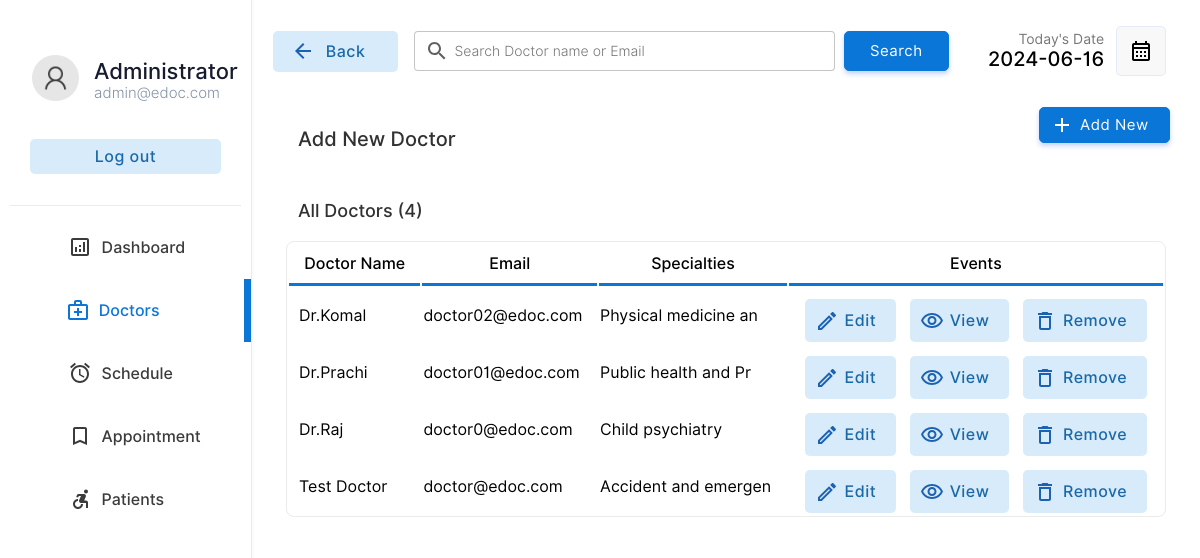
The app's page /doctor/doctors.php (signed in) with its own data.
### tables this page shows
CREATE TABLE IF NOT EXISTS `doctor` (
  `docid` int(11) NOT NULL AUTO_INCREMENT,
  `docemail` varchar(255) DEFAULT NULL,
  `docname` varchar(255) DEFAULT NULL,
  `docpassword` varchar(255) DEFAULT NULL,
  `doctel` varchar(15) DEFAULT NULL,
  `specialties` int(2) DEFAULT NULL,
  PRIMARY KEY (`docid`),
  KEY `specialties` (`specialties`)
);

CREATE TABLE IF NOT EXISTS `specialties` (
  `id` int(2) NOT NULL,
  `sname` varchar(50) DEFAULT NULL,
  PRIMARY KEY (`id`)
);

### doctor/doctors.php (the view, shortened to what this page needs)
<!DOCTYPE html>
<html lang="en">
<head>
    <link rel="stylesheet" href="../css/animations.css">
    <link rel="stylesheet" href="../css/main.css">
    <link rel="stylesheet" href="../css/admin.css">
</head>
<body>
    <?php
    include("../connection.php");
    ?>
    <div class="container">
        <div class="menu">
            <table class="menu-container" border="0">
                <tr>
                    <td style="padding:10px" colspan="2">
                        <table border="0" class="profile-container">
                            <tr>
                                <td width="30%" style="padding-left:20px" >
                                    <img src="../img/user.png" alt="" width="100%" style="border-radius:50%">
                                </td>
                                <td style="padding:0px;margin:0px;">
                                    <p class="profile-title">Administrator</p>
                                    <p class="profile-subtitle">admin@edoc.com</p>
                                </td>
                            </tr>
                            <tr>
                                <td colspan="2">
                                <a href="../logout.php" ><input type="button" value="Log out" class="logout-btn btn-primary-soft btn"></a>
                                </td>
                            </tr>
                    </table>
                    </td>
                </tr>
                <tr class="menu-row" >
                    <td class="menu-btn menu-icon-dashbord" >
                        <a href="index.php" class="non-style-link-menu"><div><p class="menu-text">Dashboard</p></a></div></a>
                <tr class="menu-row">
                    <td class="menu-btn menu-icon-doctor menu-active menu-icon-doctor-active">
                        <a href="doctors.php" class="non-style-link-menu non-style-link-menu-active"><div><p class="menu-text">Doctors</p></a></div>
                <tr class="menu-row" >
                    <td class="menu-btn menu-icon-schedule">
                        <a href="schedule.php" class="non-style-link-menu"><div><p class="menu-text">Schedule</p></div></a>
                    </td>
                </tr>
                <tr class="menu-row">
                    <td class="menu-btn menu-icon-appoinment">
                        <a href="appointment.php" class="non-style-link-menu"><div><p class="menu-text">Appointment</p></a></div>
                    </td>
                </tr>
                <tr class="menu-row" >
                    <td class="menu-btn menu-icon-patient">
                        <a href="patient.php" class="non-style-link-menu"><div><p class="menu-text">Patients</p></a></div>
                    </td>
                </tr>
        <div class="dash-body">
            <table border="0" width="100%" style=" border-spacing: 0;margin:0;padding:0;margin-top:25px; ">
                <tr >
                    <td width="13%">
                        <a href="doctors.php" ><button  class="login-btn btn-primary-soft btn btn-icon-back"  style="padding-top:11px;padding-bottom:11px;margin-left:20px;width:125px"><font class="tn-in-text">Back</font></button></a>
                    </td>
                    <td>
                        <form action="" method="post" class="header-search">
                            <input type="search" name="search" class="input-text header-searchbar" placeholder="Search Doctor name or Email" list="doctors">&nbsp;&nbsp;
                            <?php
                                $list11 = $database->query("select  docname,docemail from  doctor;");
?>
                            <input type="Submit" value="Search" class="login-btn btn-primary btn" style="padding-left: 25px;padding-right: 25px;padding-top: 10px;padding-bottom: 10px;">
                        </form>
                    </td>
                    <td width="15%">
                        <p style="font-size: 14px;color: rgb(119, 119, 119);padding: 0;margin: 0;text-align: right;">
                            Today's Date
                        </p>
                        <p class="heading-sub12" style="padding: 0;margin: 0;">
                            <?php
                                $date = date('Y-m-d');
                                echo $date;
                            ?>
                        </p>
                    </td>
                    <td width="10%">
                        <button  class="btn-label"  style="display: flex;justify-content: center;align-items: center;"><img src="../img/calendar.svg" width="100%"></button>
                    </td>
                </tr>
                <tr >
                    <td colspan="2" style="padding-top:30px;">
                        <p class="heading-main12" style="margin-left: 45px;font-size:20px;color:rgb(49, 49, 49)">Add New Doctor</p>
                    </td>
                    <td colspan="2">
                        <a href="?action=add&id=none&error=0" class="non-style-link"><button  class="login-btn btn-primary btn button-icon"  style="display: flex;justify-content: center;align-items: center;margin-left:75px;background-image: url('../img/icons/add.svg');">Add New</font></button>
                            </a></td>
                </tr>
                <tr>
                    <td colspan="4" style="padding-top:10px;">
                        <p class="heading-main12" style="margin-left: 45px;font-size:18px;color:rgb(49, 49, 49)">All Doctors (<?php echo $list11->num_rows; ?>)</p>
                    </td>
                </tr>
                <?php
                    if($_POST){
                        $keyword=$_POST["search"];
                        $sqlmain= "select * from doctor where docemail='$keyword' or docname='$keyword' or docname like '$keyword%' or docname like '%$keyword' or docname like '%$keyword%'";
                    }else{
                        $sqlmain= "select * from doctor order by docid desc";
                    }
                ?>
                <tr>
                   <td colspan="4">
                       <center>
                        <div class="abc scroll">
                        <table width="93%" class="sub-table scrolldown" border="0">
                        <thead>
                        <tr>
                                <th class="table-headin">
                                    Doctor Name
                                </th>
                                <th class="table-headin">
                                    Email
                                </th>
                                <th class="table-headin">
                                    Specialties
                                </th>
                                <th class="table-headin">
                                    Events
                                </tr>
                        </thead>
                        <tbody>
                            <?php
                                $result= $database->query($sqlmain);
                                if($result->num_rows==0){
                                    echo '<tr>
                                    <td colspan="4">
                                    <br><br><br><br>
                                    <center>
                                    <img src="../img/notfound.svg" width="25%">
                                    <br>
                                    <p class="heading-main12" style="margin-left: 45px;font-size:20px;color:rgb(49, 49, 49)">We  couldnt find anything related to your keywords !</p>
                                    <a class="non-style-link" href="doctors.php"><button  class="login-btn btn-primary-soft btn"  style="display: flex;justify-content: center;align-items: center;margin-left:20px;">&nbsp; Show all Doctors &nbsp;</font></button>
                                    </a>
                                    </center>
                                    <br><br><br><br>
                                    </td>
                                    </tr>';
                                }
                                else{
                                for ( $x=0; $x<$result->num_rows;$x++){
                                    $row=$result->fetch_assoc();
                                    $docid=$row["docid"];
                                    $name=$row["docname"];
                                    $email=$row["docemail"];
                                    $spe=$row["specialties"];
                                    $spcil_res= $database->query("select sname from specialties where id='$spe'");
                                    $spcil_array= $spcil_res->fetch_assoc();
                                    $spcil_name=$spcil_array["sname"];
                                    echo '<tr>
                                        <td> &nbsp;
                                            '.substr($name,0,30).'
                                        </td>
                                        <td>
                                            '.substr($email,0,20).'
                                        </td>
                                        <td>
                                            '.substr($spcil_name,0,20).'
                                        </td>
                                        <td>
                                        <div style="display:flex;justify-content: center;">
                                        <a href="?action=edit&id='.$docid.'&error=0" class="non-style-link"><button  class="btn-primary-soft btn button-icon btn-edit"  style="padding-left: 40px;padding-top: 12px;padding-bottom: 12px;margin-top: 10px;"><font class="tn-in-text">Edit</font></button></a>
                                        &nbsp;&nbsp;&nbsp;
                                        <a href="?action=view&id='.$docid.'" class="non-style-link"><button  class="btn-primary-soft btn button-icon btn-view"  style="padding-left: 40px;padding-top: 12px;padding-bottom: 12px;margin-top: 10px;"><font class="tn-in-text">View</font></button></a>
                                       &nbsp;&nbsp;&nbsp;
                                       <a href="?action=drop&id='.$docid.'&name='.$name.'" class="non-style-link"><button  class="btn-primary-soft btn button-icon btn-delete"  style="padding-left: 40px;padding-top: 12px;padding-bottom: 12px;margin-top: 10px;"><font class="tn-in-text">Remove</font></button></a>
                                        </div>
                                        </td>
                                    </tr>';
                                }
                            }
                            ?>
                            </tbody>
                        </table>
                        </div>
                        </center>
                   </td>
                </tr>
            </table>
        </div>
</body>
</html>

### css/main.css (style rules this page uses)
:root { --primarycolor: #0A76D8; --primarycolorhover: #006dd3; --btnice:#D8EBFA; --btnnicetext:#1b62b3; }
body { margin: 0; padding: 0; border-spacing: 0; font-family: 'Inter', sans-serif; }
.input-text { border-radius: 4px; border: 0.5px solid rgb(226, 226, 226); padding: 10px; width: 92%; transition: 0.2s; outline: none; }
.input-text { border: 1px solid #e9ecef; font-size: 14px; line-height: 26px; background-color: #fff; display: block; width: 100%; padding: .375rem .75rem; font-weight: 300; line-height: 1.5; color: #212529; background-color: #fff; background-clip: padding-box; -webkit-appearance: none; -moz-appearance: none; appearance: none; border-radius: .25rem; transition: border-color .15s ease-in-out,box-shadow .15s ease-in-out; }
.input-text::placeholder { font-family: 'Inter', sans-serif; }
.btn { cursor: pointer; padding: 8px 20px; outline: none; text-decoration: none; font-size: 15px; letter-spacing: 0.5px; transition: all 0.3s; border-radius: 5px; font-family: 'Inter', sans-serif; }
.btn-primary { background-color: var(--primarycolor) ; border: 1px solid var(--primarycolor) ; color: #fff ; box-shadow: 0 3px 5px 0 rgba(57,108,240,0.3); }
.btn-primary-soft { background-color: #D8EBFA ; color: #1969AA; font-weight: 500; font-size: 16px; border: none; }
.non-style-link:link, .non-style-link:visited, .non-style-link:hover, .non-style-link:active { text-decoration: none; color: rgb(43, 43, 43); }
.btn-label { margin-left: 10px; padding: 12px 12px; outline: none; text-decoration: none; font-size: 15px; letter-spacing: 0.5px; transition: all 0.3s; border-radius: 5px; background-color: #f0f0f073; border: 1px solid rgba(57,108,240,0.1) ; font-family: 'Inter', sans-serif; }
.sub-table { border: 1px solid #ebebeb; border-radius: 8px; }
.table-headin { font-size: 16px; font-weight: 500; padding: 10px; border-bottom: 3px solid var(--primarycolor); }
.abc { width: 100%; height: 550px; overflow: auto; }
input[type=search] { background-image: url('../img/search.svg'); background-position: 10px 50%; background-repeat: no-repeat; transition: 0.5s; padding: 8px 20px 8px 40px; }
.button-icon { background-position: 10px 50%; background-repeat: no-repeat; transition: 0.5s; padding: 8px 20px 8px 40px; }
.menu-btn { padding:6px; color: #3b3b3b; background-position: 30% 50%; background-repeat: no-repeat; transition: 0.5s; }
.menu-text { padding-left: 40%; font-weight: 500; font-size: 16px; }
.menu-active { color: var(--primarycolor); border-right: 7px solid var(--primarycolor); background-color: var(); }
.non-style-link-menu:link, .non-style-link-menu:visited, .non-style-link-menu:active { text-decoration: none; color: #3b3b3b; }
.non-style-link-menu-active:link, .non-style-link-menu-active:visited, .non-style-link-menu-active:active { text-decoration: none; color: var(--primarycolor); }
.menu-icon-dashbord { background-image: url('../img/icons/dashboard.svg'); }
.menu-icon-doctor { background-image: url('../img/icons/doctors.svg'); }
.menu-icon-schedule { background-image: url('../img/icons/schedule.svg'); }
.menu-icon-appoinment { background-image: url('../img/icons/book.svg'); }
.menu-icon-patient { background-image: url('../img/icons/patients.svg'); }
.menu-icon-doctor:hover,.menu-icon-doctor-active { color: var(--primarycolor); background-image: url('../img/icons/doctors-hover.svg'); }
.btn-icon-back { background-image: url('../img/icons/back-iceblue.svg'); background-position: 18px 50%; background-repeat: no-repeat; transition: 0.5s; padding: 8px 20px 8px 40px; }
.btn-edit { background-image: url('../img/icons/edit-iceblue.svg'); }
.btn-view { background-image: url('../img/icons/view-iceblue.svg'); }
.btn-delete { background-image: url('../img/icons/delete-iceblue.svg'); }

### doctor/doctors.php (style rules this page uses)
.sub-table { animation: transitionIn-Y-bottom 0.5s; }

### records on screen
doctor: docname "Dr.Komal", docemail "doctor02@edoc.com", specialties.sname "Physical medicine an"
doctor: docname "Dr.Prachi", docemail "doctor01@edoc.com", specialties.sname "Public health and Pr"
doctor: docname "Dr.Raj", docemail "doctor0@edoc.com", specialties.sname "Child psychiatry"
doctor: docname "Test Doctor", docemail "doctor@edoc.com", specialties.sname "Accident and emergen"

### other values on screen
$list11->num_rows "4"
